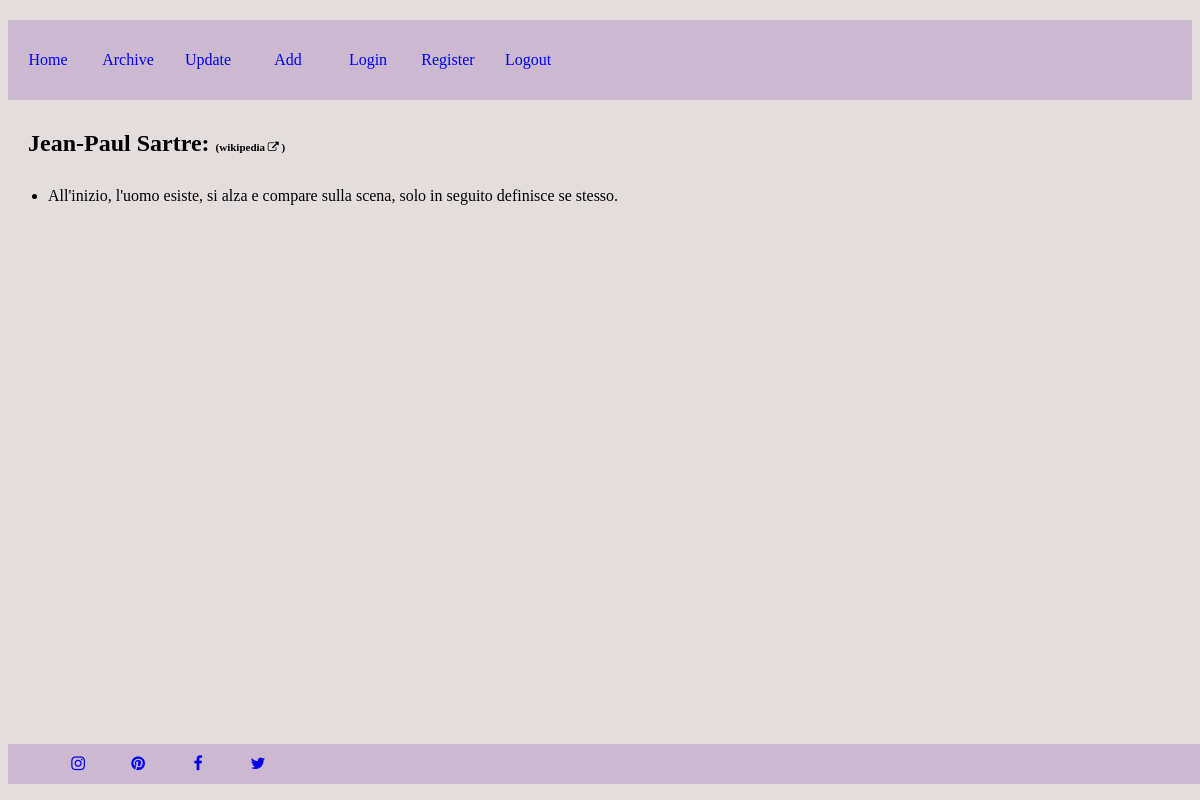
The page /authors/Sartre/Jean-Paul on the database its author committed.
### app.py (models this page shows)
class Citation(db.Model):
    id = db.Column(db.Integer, primary_key = True)
    name = db.Column(db.String(20), index = True, unique = False)
    surname = db.Column(db.String(20), index = True, unique = False)
    quote = db.Column(db.String(200), index = True, unique = True)

### app.py (the view)
@app.route("/authors/<string:writer_surname>/<string:writer_name>")
def writer(writer_surname, writer_name):
    quotes_for_writer = Citation.query.filter_by(surname = writer_surname)
    return render_template("writer.html", template_quotes = quotes_for_writer, template_surname = writer_surname, template_name = writer_name)

### templates/writer.html
{% extends "base.html" %}
{% block content%}
<h2 id = surname-for-writer>{{ template_name }} {{ template_surname }}:  <a href="https://it.wikipedia.org/wiki/{{template_name}}_{{template_surname}}" target="_blank" id="more_informations"}>(wikipedia <i class="fa fa-external-link" aria-hidden="true"></i> )</a></h2>
{% for quote in template_quotes%}
<ul>
    <li><p id = quote-for-writer>{{ quote.quote }}</p></li>
</ul>
{% endfor %}
{% endblock %}

### static/css/style.css (style rules this page uses)
body { background-color:rgb(228, 221,221); font-family: Georgia, 'Times New Roman', Times, serif; }
#quote-for-writer { margin-top: 30px; }
#surname-for-writer { margin: 30px 0px 0px 20px; }
#more_informations { font-size: 11px; color: black; text-decoration: none }

### rows shown on the page
Citation: name "Jean-Paul", surname "Sartre", quote "All'inizio, l'uomo esiste, si alza e compare sulla scena, solo in seguito definisce se stesso."
